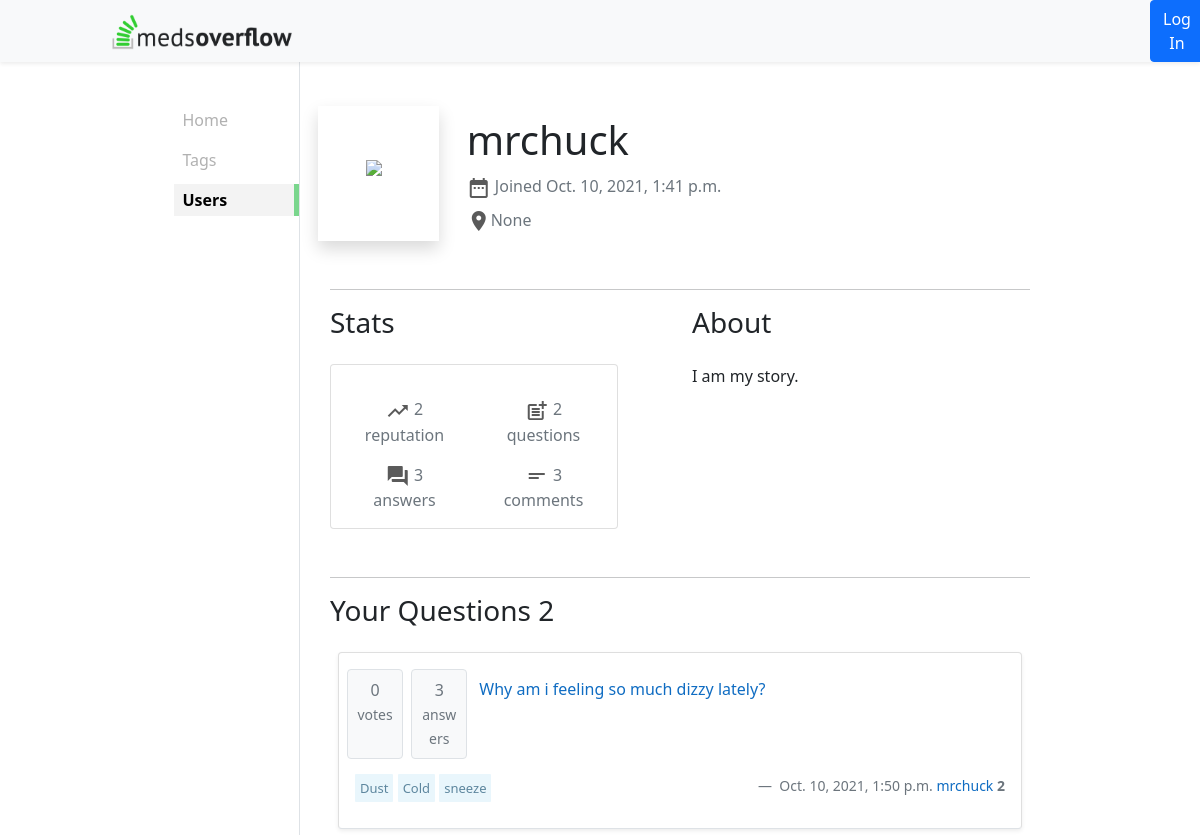
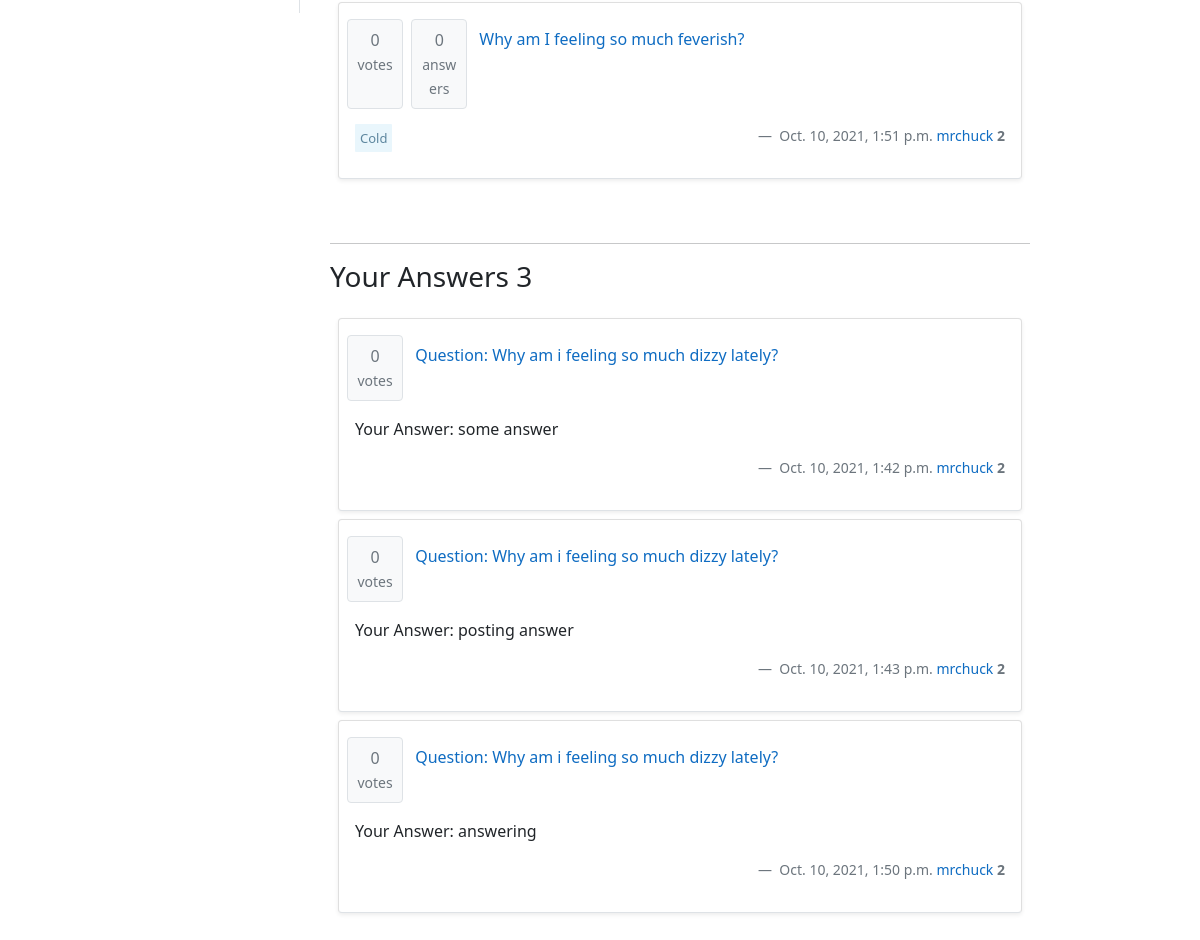
The app's page /profile/40 with its own data (2 pictures, top to bottom).
### mainframe/models.py (models this page shows, shortened)
class User(models.Model):
    user = models.OneToOneField(authUser, on_delete=models.CASCADE)
    username = models.CharField(max_length=30, unique=True)
    first_name = models.CharField(max_length=30, null=True)
    last_name = models.CharField(max_length=50, null=True)
    email_id = models.EmailField(unique=True)
    country = models.CharField(max_length=50, null=True)
    rating = models.IntegerField(default=2)
    joined_on = models.DateTimeField(auto_now=True)
    USERNAME_FIELD = 'username'
    roles = models.ManyToManyField(Role)
    def __str__(self):
        return self.user.username

class Question(models.Model):
    title = models.CharField(max_length=200)
    description = models.CharField(max_length=1000)
    upvotes = models.IntegerField(default=0)
    downvotes = models.IntegerField(default=0)
    created_at = models.DateTimeField(auto_now=True, editable=False)
    made_by = models.ForeignKey(User, on_delete=models.CASCADE)
    tags = models.ManyToManyField(Tag)
    answerCount = models.IntegerField(default=0)
    @property
    def votes(self):
        return self.upvotes - self.downvotes
    @property
    def upvotes(self):
        return UpvoteQ.objects.filter(question = self.id).count()
    @property
    def downvotes(self):
        return DownvoteQ.objects.filter(question = self.id).count()

class Tag(models.Model):
    tagName = models.CharField(max_length=30)

class Answer(models.Model):
    description = models.CharField(max_length=1000)
    created_at = models.DateTimeField(auto_now=True)
    made_by = models.ForeignKey(User, on_delete=models.CASCADE)
    question = models.ForeignKey(Question, on_delete=models.CASCADE)
    accepted = models.BooleanField(default=False)
    @property
    def votes(self):
        return self.upvotes
    @property
    def upvotes(self):
        return UpvoteA.objects.filter(answer = self.id).count()

### mainframe/views.py (the view)
# urls.py: path('profile/<int:pk>', views.Profile.as_view(), name='profile'),
class Profile(TemplateView):
    def get(self, request, pk):
        user = User.objects.all().get(id=pk)
        answers = Answer.objects.filter(made_by__pk=pk)
        questions = Question.objects.filter(made_by__pk=pk)
        comments = Comment.objects.all().filter(made_by__pk=pk).count()
        myuser = Home.getUser(self, request)
        context = {'pk' : pk, 'user' : user, 'questions' : questions, 'answers' : answers, 'comments' : comments, 'myuser' : myuser}
        return render(request, 'profile.html', context)

### mainframe/views.py (called while the page is built)
    def getUser(self, request):
        if request.user.is_authenticated:
            usr = request.user
            myuser = User.objects.get(username = usr.username)
            return myuser
        return None

### mainframe/templates/profile.html (shortened to what this page needs)
{% extends 'main.html' %}
{% block profile %}
<div class="row mt-5">
    <div class="col-2 p-5 shadow">
        <img src="https://www.w3schools.com/images/lamp.jpg" width="100%">
    </div>
    <div class="ms-3 col-8">
        <p class="fs-1 my-1">{{ user.username }}</p>
        <p class="fs-6 my-1 text-secondary"><i class="material-icons align-middle">date_range</i> Joined {{ user.joined_on }}</p>
        <p class="fs-6 my-2 text-secondary"><i class="material-icons align-middle">location_on</i>{{ user.country }}</p>
    </div>
</div>
<hr class="mt-5">
<div class="mt-2">
    <div class="row">
        <div class="col-6">
            <h3>Stats</h3>
            <div class="mt-4">
                <div class="card" style="width: 18rem;">
                    <div class="card-body">
                    <div class="row mt-3">
                        <div class="col-6 align-middle text-center text-secondary">
                            <i class="material-icons align-middle">trending_up</i> {{ user.rating }}<br>reputation
                        </div>
                        <div class="col-6 align-middle text-center text-secondary">
                            <i class="material-icons align-middle">post_add</i> {{ questions.count }}<br>questions
                        </div>
                    </div>
                    <div class="row mt-3">
                        <div class="col-6 align-middle text-center text-secondary">
                        <i class="material-icons align-middle">question_answer</i> {{ answers.count }}<br>answers
                        </div>
                        <div class="col-6 align-middle text-center text-secondary">
                        <i class="material-icons align-middle">short_text</i> {{ comments }}<br>comments
                        </div>
                    </div>
                    </div>
                </div>
            </div>
        </div>
        <div class="col-6">
            <h3>About</h3>
            <div class="mt-4">
                I am my story.
            </div>
        </div>
    </div>
</div>
<hr class="mt-5">
<h3>Your Questions {{ questions.count }}</h3>
<div class="p-2">
    {% for q in questions %}
    <div class="card my-2 border-bottom shadow-sm">
        <div class="card-body row">
            <p class="col-1 mx-1 border rounded text-center p-2 bg-light text-secondary">{{ q.votes }}<br><span class="small">votes</span></p>
            <p class="col-1 mx-1 border rounded text-center p-2 bg-light text-secondary">{{ q.answerCount }}<br><span class="small">answers</span></p>
            <a href="{% url 'mainframe:question' q.id %}" class="col-9 p-2">{{ q.title }}</a>
            <div class="col-7">
                {% for t in q.tags.all %}
                <a href="{% url 'mainframe:tagFilter' t.id %}" class="tag my-1">{{t.tagName}}</a>
                {% endfor %}
            </div>
            <div class="col-5 text-end blockquote-footer">
                <span class="text-secondary font-weight-light">{{ q.created_at }}</span>
                <a href="#"> {{ q.made_by }} </a>
                <b class="text-secondary">{{ q.made_by.rating }}</b>
            </div>
        </div>
    </div>
    {% endfor %}
</div>
<hr class="mt-5">
<h3>Your Answers {{ answers.count }}</h3>
<div class="p-2">
    {% for a in answers %}
        <div class="card my-2 border-bottom shadow-sm">
            <div class="card-body row">
                <p class="col-1 mx-1 border rounded text-center p-2 bg-light text-secondary">{{ a.votes }}<br><span class="small">votes</span></p>
                <a href="{% url 'mainframe:question' a.question.id %}" class="col-9 p-2">Question: {{ a.question.title }}</a>
                <p>Your Answer: {{ a.description }}</p>
                <div class="col-7">
                </div>
                <div class="col-5 text-end blockquote-footer">
                    <span class="text-secondary font-weight-light">{{ a.created_at }}</span>
                    <a href="#"> {{ a.made_by }} </a>
                    <b class="text-secondary">{{ a.made_by.rating }}</b>
                </div>
            </div>
        </div>
    {% endfor %}
</div>
{% endblock %}

### static/css/main.css (style rules this page uses)
body { font-family: 'Tangerine', serif; font-size: 48px; }
.card a { text-decoration: none; color: #0F6CC2; }
.tag { border-radius: 1px; font-size: small; background-color: #e9f6fc; color: #5d869e !important; padding: 5px; }
i { color: #5a5a5a; }
a { text-decoration: none !important; }

### records on screen
User: username "mrchuck", joined_on "Oct. 10, 2021, 1:41 p.m.", country "None", rating "2"
Question: votes "0", answerCount "3", title "Why am i feeling so much dizzy lately?", created_at "Oct. 10, 2021, 1:50 p.m.", made_by "mrchuck", made_by.rating "2"
Tag: tagName "Dust"
Tag: tagName "Cold"
Tag: tagName "sneeze"
Question: votes "0", answerCount "0", title "Why am I feeling so much feverish?", created_at "Oct. 10, 2021, 1:51 p.m.", made_by "mrchuck", made_by.rating "2"
Answer: votes "0", question "Why am i feeling so much dizzy lately?", description "some answer", created_at "Oct. 10, 2021, 1:42 p.m.", made_by "mrchuck", made_by.rating "2"
Answer: votes "0", question "Why am i feeling so much dizzy lately?", description "posting answer", created_at "Oct. 10, 2021, 1:43 p.m.", made_by "mrchuck", made_by.rating "2"
Answer: votes "0", question "Why am i feeling so much dizzy lately?", description "answering", created_at "Oct. 10, 2021, 1:50 p.m.", made_by "mrchuck", made_by.rating "2"

### other values on screen
{{ questions.count }} "2"
{{ answers.count }} "3"
{{ comments }} "3"
